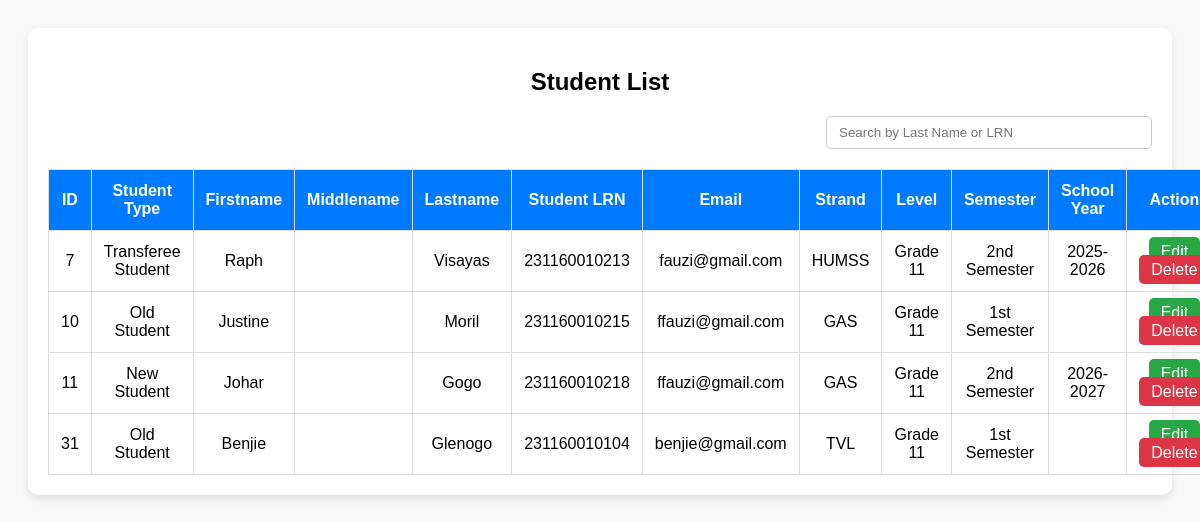
Before: /add_users.php with the older database file.
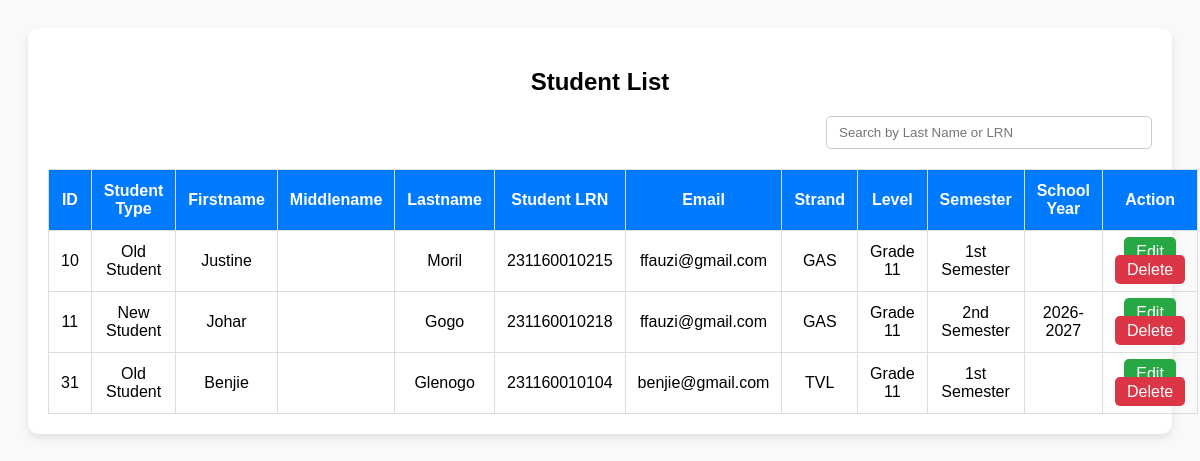
After: the same page with the newer database file.
### tables this page shows
CREATE TABLE `students` (
  `id` int(11) NOT NULL,
  `student_type` varchar(50) DEFAULT NULL,
  `fName` varchar(50) DEFAULT NULL,
  `mName` varchar(50) DEFAULT NULL,
  `lName` varchar(50) DEFAULT NULL,
  `extName` varchar(10) DEFAULT NULL,
  `birthdate` date DEFAULT NULL,
  `age` int(11) DEFAULT NULL,
  `place` varchar(100) DEFAULT NULL,
  `student_id` varchar(20) DEFAULT NULL,
  `religion` varchar(50) DEFAULT NULL,
  `gender` varchar(10) DEFAULT NULL,
  `street` varchar(100) DEFAULT NULL,
  `city` varchar(50) DEFAULT NULL,
  `state` varchar(50) DEFAULT NULL,
  `country` varchar(50) DEFAULT NULL,
  `zip` varchar(10) DEFAULT NULL,
  `email` varchar(100) DEFAULT NULL,
  `contactNumber` varchar(20) DEFAULT NULL,
  `strand` varchar(50) DEFAULT NULL,
  `level` varchar(20) DEFAULT NULL,
  `semester` varchar(20) DEFAULT NULL,
  `school_year` varchar(20) DEFAULT NULL,
  `is_approved` enum('approved','reject') NOT NULL,
  `registered_at` timestamp NOT NULL DEFAULT current_timestamp(),
  `profile_pic` varchar(255) DEFAULT 'profile.png'
);

### add_users.php (the view, shortened to what this page needs)
<?php
include 'db.php';
$result = $conn->query("SELECT * FROM students");
?>
<!DOCTYPE html>
<html lang="en">
<head>
  <link rel="stylesheet" href="addstudent.css">
</head>
<body>
  <div class="container">
    <h2>Student List</h2>
    <div class="search-bar">
      <input type="text" id="searchInput" placeholder="Search by Last Name or LRN" onkeyup="searchTable()">
    </div>
    <table id="studentTable">
      <thead>
        <tr>
          <th>ID</th>
          <th>Student Type</th>
          <th>Firstname</th>
          <th>Middlename</th>
          <th>Lastname</th>
          <th>Student LRN</th>
          <th>Email</th>
          <th>Strand</th>
          <th>Level</th>
          <th>Semester</th>
          <th>School Year</th>
          <th>Action</th>
        </tr>
      </thead>
      <tbody>
        <?php while ($row = $result->fetch_assoc()): ?>
        <tr>
          <td><?= htmlspecialchars($row['id']) ?></td>
          <td><?= htmlspecialchars($row['student_type']) ?></td>
          <td><?= htmlspecialchars($row['fName']) ?></td>
          <td><?= htmlspecialchars($row['mName']) ?></td>
          <td><?= htmlspecialchars($row['lName']) ?></td>
          <td><?= htmlspecialchars($row['student_id']) ?></td>
          <td><?= htmlspecialchars($row['email']) ?></td>
          <td><?= htmlspecialchars($row['strand']) ?></td>
          <td><?= htmlspecialchars($row['level']) ?></td>
          <td><?= htmlspecialchars($row['semester']) ?></td>
          <td><?= htmlspecialchars($row['school_year']) ?></td>
          <td>
            <a href="edit_student.php?id=<?= $row['id'] ?>" class="btn btn-edit">Edit</a>
            <a href="delete_student.php?id=<?= $row['id'] ?>" class="btn btn-delete" onclick="return confirm('Are you sure you want to delete this student?')">Delete</a>
          </td>
        </tr>
        <?php endwhile; ?>
      </tbody>
    </table>
  </div>
</body>
</html>

Changed rows visible on the page:
removed students: id "7", student_type "Transferee Student", fName "Raph", lName "Visayas", student "231160010213", email "fauzi@gmail.com", strand "HUMSS", level "Grade 11", semester "2nd Semester", school_year "2025-2026"
